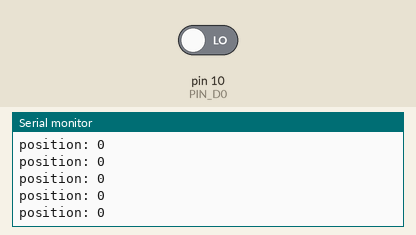
Simulated run of this sketch. Board: Arduino Uno, built with avr-gcc and run on an emulated ATmega328P. Parts: the last lines printed to the serial monitor. Inputs (shaded band) come from the test bench; at power-on: pin 10 (PIN_D0) LOW.

Above: at 1.2 s.
1.3 s: pin 10 (PIN_D0) driven HIGH
At 1.36 s:
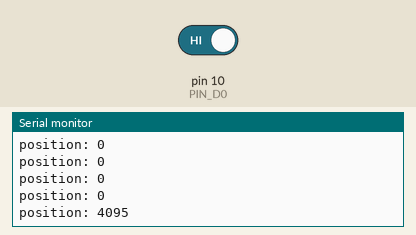
2.8 s: pin 10 (PIN_D0) driven LOW
At 2.82 s:
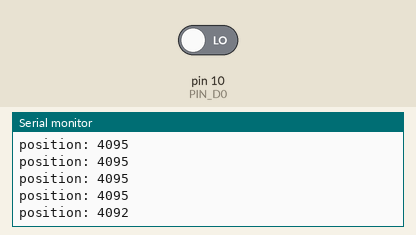
Timing chart, 0 to 5.8 s (numbered marks = the images above; inputs shaded):
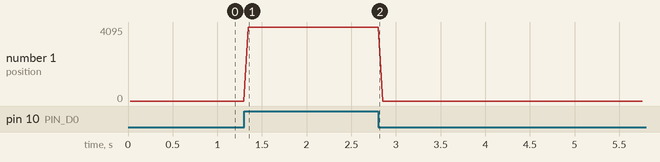

Measured:
- after the input at 1.3 s, the serial monitor: prints a new line at once (image 1)
- after the input at 2.8 s, the serial monitor: prints a new line at once (image 2)
- plotted number 1: 0 → 4095 after the input at 1.3 s

The sketch:

encoder_ssi_aeat_6012.ino
```cpp
//testing AEAT-6012-A06 SSI encoder

//standard library
#include "Arduino.h"

//pin assignement & constants
int PIN_CS = 8;
int PIN_CLK = 9;
int PIN_D0 = 10;
int SERIAL_BAUD_RATE = 9600; //debugging

//setup
void setup()
{
    pinMode(PIN_CS, OUTPUT);
	pinMode(PIN_CLK, OUTPUT);
	pinMode(PIN_D0, INPUT);

    //opens serial port, sets data rate to 9600 bps, Useful for debugging
    Serial.begin(SERIAL_BAUD_RATE);
}

//loop variables
int ii;
int read_value;
short position; //16 bit int

//main loop
void loop()
{
    // turn CS down (select) and clk down
	digitalWrite(PIN_CS, LOW);
	digitalWrite(PIN_CLK, LOW);
	delay(1); //ensure TCLKFE

	//generate 12 CLK events and read D0
	position = 0;
	for (ii=1; ii<=12; ii++)
	{
		digitalWrite(PIN_CLK, HIGH);
		delay(1); //wait TDO_valid
		read_value = digitalRead(PIN_D0);
		if (read_value == HIGH)
		{
			position = position | (int)(1<<(12-ii));
		}
		digitalWrite(PIN_CLK, LOW);
		delay(1); //wait TDO_valid
	}
	Serial.print("position: ");
    Serial.println(position, DEC);

	// turn CS high (de-select) and clk down
    //digitalWrite(PIN_CS, HIGH);
	delay(20); //relax

}
```
